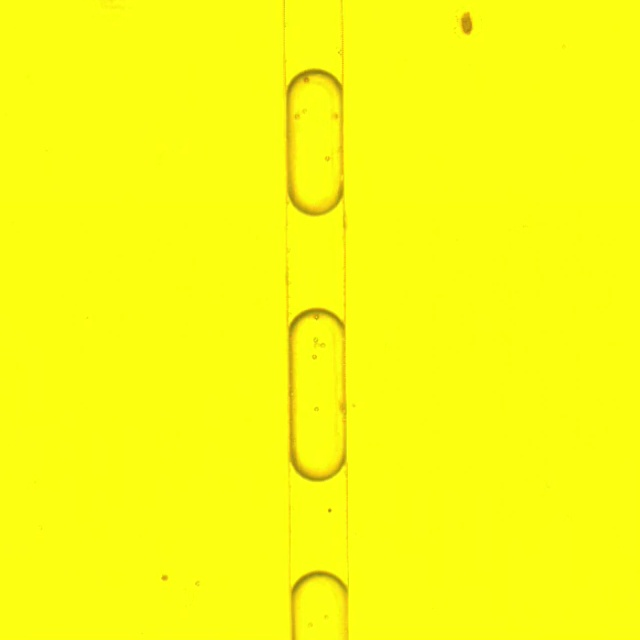
#> input picture data/image/10000.jpg, 640 x 640 px
$ jupyter execute droplet_detection.ipynb
#> lines starting #> are read from the running program, lines starting #| are printed output that depends on the picture; after the words box and inside, x2 and y2 are one past the last pixel; in counts of white or black regions, pixels touching at a corner belong together
[cell 1]
import cv2
import numpy as np
import os
from matplotlib import pyplot as plt

[cell 2]
# We will be previewing images alongthe way, so lets create a function
def previewImg(text,img_preview,grayscale=False):
    #plt.imshow(img_preview)
    if grayscale==False:
        #convert a color image from BGR to RGB before previewing
        plt.imshow(cv2.cvtColor(img_preview, cv2.COLOR_BGR2RGB))
    else:
        #option for Grayscale images
        plt.imshow(cv2.cvtColor(img_preview, cv2.COLOR_GRAY2RGB))
    plt.title(text)
    plt.show()

[cell 3]
#read image
img_example = cv2.imread('data/image/10000.jpg')
#> img_example is the input picture: shape (640, 640, 3); mean B, G, R 17, 253.5, 251.3

# Image - Gray
img_gray=cv2.cvtColor(img_example, cv2.COLOR_BGR2GRAY)
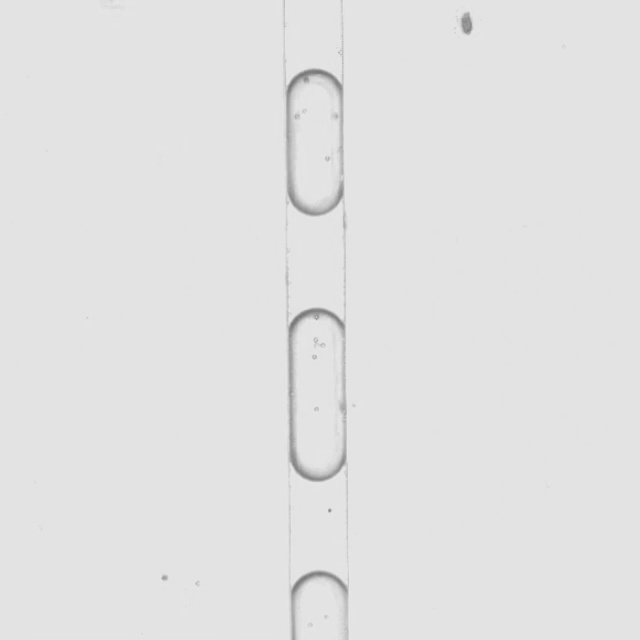
#> img_gray: shape (640, 640); min 117, max 230, mean 225.9

# Diff Blur
diff_gray_blur = cv2.GaussianBlur(img_gray,(5,5),0)

# find otsu's threshold value with OpenCV function
ret, img_tresh = cv2.threshold(diff_gray_blur,0,255,cv2.THRESH_BINARY+cv2.THRESH_OTSU)
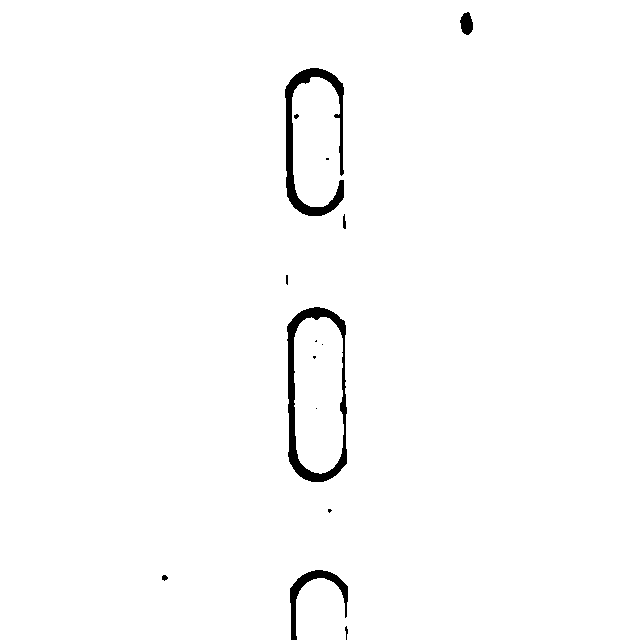
#> img_tresh: shape (640, 640); 98.5% white; 15 black regions (8 under 20 px), largest, box (x1, y1, x2, y2) and area: (287, 307, 347, 482) 2456, (285, 68, 344, 216) 2307, (290, 570, 348, 640) 880
#> ret = 200
previewImg("Otsu Treshold",img_tresh,True)

[cell 4]
arr_cnt, hierarchy = cv2.findContours(img_tresh,
    cv2.RETR_TREE,
    cv2.CHAIN_APPROX_SIMPLE)
#> arr_cnt = 15 contours, 6 with area under 20; largest, box (x1, y1, x2, y2) and area: (0, 0, 640, 640) 407277, (286, 306, 348, 483) 9606, (294, 317, 344, 474) 6774, (284, 67, 345, 217) 2632, (459, 11, 474, 36) 245
# let's copy the example image, so we don't paint over it
img_with_allcontours=img_example.copy()
cv2.drawContours(img_with_allcontours, arr_cnt, -1, (0,255,0), 3)
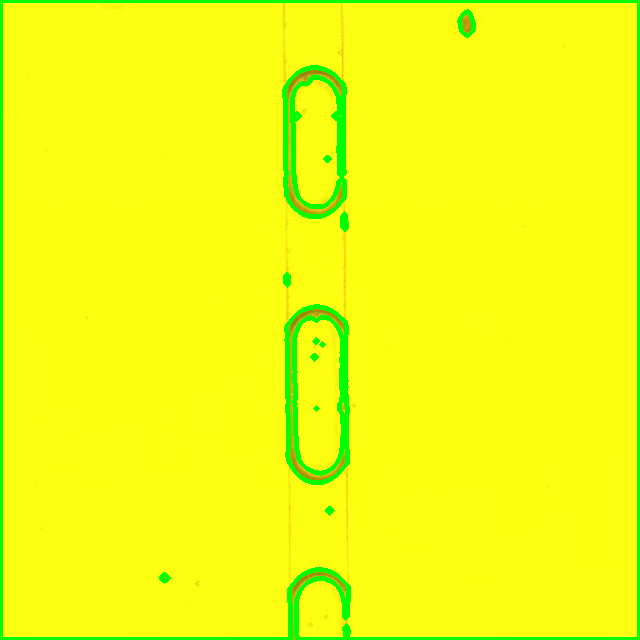
#> img_with_allcontours: shape (640, 640, 3); 4.08% of pixels changed, all inside (x1, y1, x2, y2) = (0, 0, 640, 640)
# cv2.imwrite('result2D/contour.jpg', img_with_allcontours[ 20: 660, 520: 1260])
previewImg('Contours',img_with_allcontours)

[cell 5]
# Just in case, we need to make sure we 'weed out' any contour noise that might generate as images have variations.

# get the dimensions of the image
height, width, channels = img_example.shape
#> height = 640; width = 640; channels = 3

# shorten the variable names
w=width
#> w = 640
h=height
#> h = 640

validcontours=[]
contour_index=-1

# iterate through each contour found
for i in arr_cnt:

    contour_index=contour_index+1
    ca=cv2.contourArea(i)

    # Calculate W/H Ratio of image
    x,y,w,h = cv2.boundingRect(i)
    # [18 lines of commented-out code are left out]
    if ca>1000:

        # DISCARD as noise if W/H ratio > 7 to 1 (1x6 plate is 700px to 100px)
        # the conveyor belt has a join line that sometimes is detected as a contour, this ignores it based on w/h ratio
        # if aspect_ratio<=6:

            # DISCARD if at the Edge
            # if edge_noise==False:
        validcontours.append(contour_index)
#> this loop made 15 passes
#> (ca, x, y, w, h) on passes 1, 2, 3, 4, 5, 7, 9, 10, 11, 12, 13, 14: (407277, 0, 0, 640, 640), (34, 161, 574, 8, 8), (16, 327, 508, 6, 6), (9606.5, 286, 306, 62, 177), (6774, 294, 317, 50, 157), (11, 312, 355, 5, 5), (5.5, 314, 339, 4, 4), (29.5, 285, 274, 4, 12), (50.5, 342, 213, 5, 17), (10, 325, 157, 5, 4), (24.5, 293, 113, 7, 7), (2632, 284, 67, 61, 150)
#> (i, ca, x, y, w, h) on passes 6, 8: ([[315, 408], [316, 407], [317, 408], [316, 409]], 2, 315, 407, 3, 3), ([[321, 344], [322, 343], [323, 344], [322, 345]], 2, 321, 343, 3, 3)
#> after the loop, contour_index = 14; validcontours = [0, 3, 4, 13]

# copy the original picture
img_withcontours=img_example.copy()

# call out if more than 1 valid contour is found
if len(validcontours)>1:
    print("There is more than 1 object in the picture")
else:
    if len(validcontours)==1:
        print("One object detected")
    else:
        print("No objects detected")
        # FYI: code below will most likely error out as it tries to iterate on an array

# it might be possible we have more than 1 validcontour, iterating through them here
# if there is zero contours, this most likely will error out
# for i in validcontours:
#     cv2.drawContours(img_withcontours, arr_cnt,validcontours[i], (0,255,0), 3)
#     previewImg('Contours',img_withcontours)

[cell 6]
# Display a Bounding Rectangle
img_withrectangle=img_example.copy()
count = 0

#ma trận tâm các vật
center = np.array([[0,0]])
for i in validcontours:
    center_obj = []
    x,y,w,h = cv2.boundingRect(arr_cnt[i])
    center_obj = [x+w/2, y+h/2]
    # center = [center, [x+w/2, y+h/2]]
    center = np.append(center, [center_obj], axis=0)
    cv2.rectangle(img_withrectangle,(x,y),(x+w,y+h),(0,255,0),2)
    # previewImg('Bounding Rectangle',img_withrectangle)
    #Draw center rectangle
    img_withrectangle = cv2.circle(img_withrectangle, (int(x+w/2), int(y+h/2)), radius=0, color=(255, 0, 0), thickness=10)

    #ID object
    # image = cv2.putText(img_withrectangle, str(count), (x + 10, y-10), cv2.FONT_HERSHEY_SIMPLEX, 1,
    #              (0, 0, 255), 2, cv2.LINE_AA, False)


    count +=1
#> this loop made 4 passes
#> (i, x, y, w, h, center) on passes 2 to 3: (3, 286, 306, 62, 177, [[0, 0], [320, 320], [317, 394.5]]), (4, 294, 317, 50, 157, [[0, 0], [320, 320], [317, 394.5], [319, 395.5]])
#> (x, y, w, h, center) on pass 1: (0, 0, 640, 640, [[0, 0], [320, 320]])
#> pass 1, `img_withrectangle = cv2.circle(img_withrectangle, (int(x+w/2), int(y+h..`:
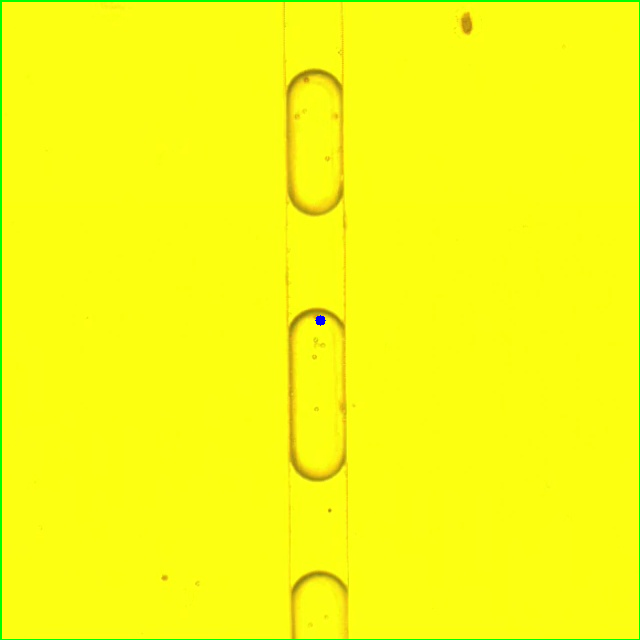
#> img_withrectangle: shape (640, 640, 3); 0.96% of pixels changed, all inside (x1, y1, x2, y2) = (0, 0, 640, 640)
#> pass 2, `img_withrectangle = cv2.circle(img_withrectangle, (int(x+w/2), int(y+h..`:
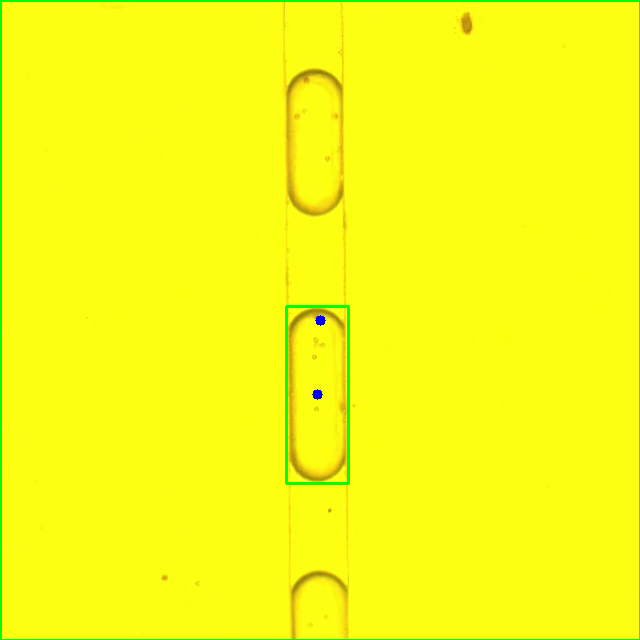
#> img_withrectangle: shape (640, 640, 3); 0.37% of pixels changed, all inside (x1, y1, x2, y2) = (285, 305, 350, 485)
#> pass 3, `img_withrectangle = cv2.circle(img_withrectangle, (int(x+w/2), int(y+h..`:
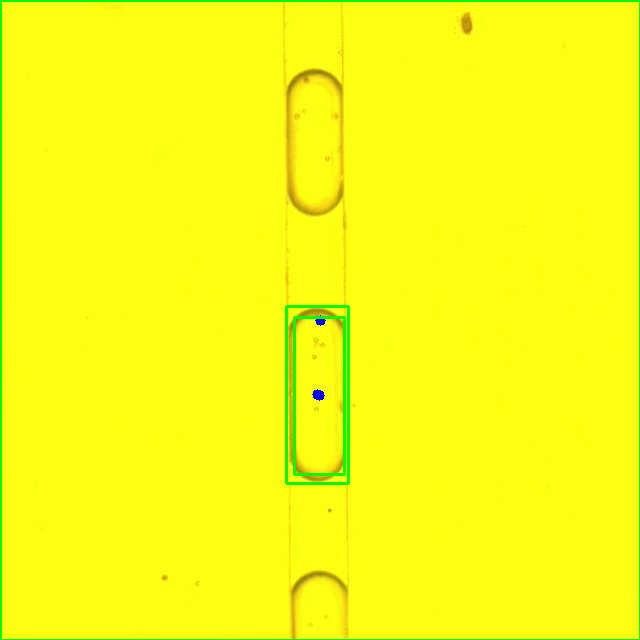
#> img_withrectangle: shape (640, 640, 3); 0.31% of pixels changed, all inside (x1, y1, x2, y2) = (293, 316, 346, 476)
#> after the loop:
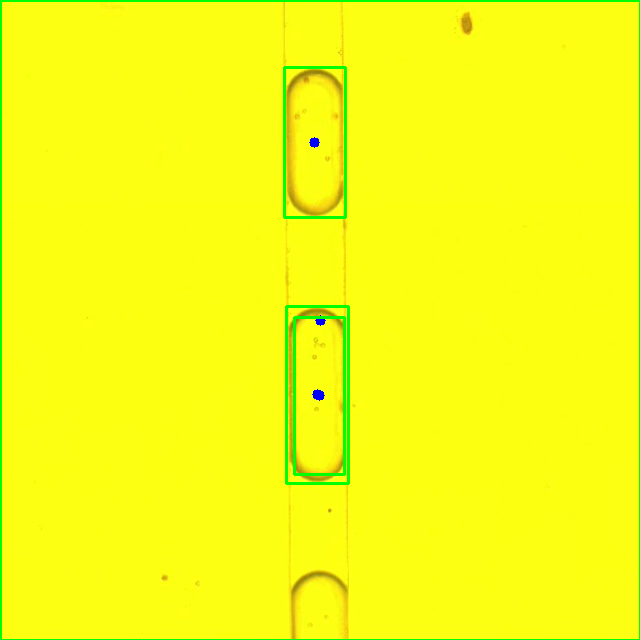
#> img_withrectangle: shape (640, 640, 3); 0.33% of pixels changed, all inside (x1, y1, x2, y2) = (283, 66, 347, 219)
#> after the loop, center = [[0, 0], [320, 320], [317, 394.5], [319, 395.5], [314.5, 142]]; count = 4


previewImg('Bounding Rectangle',img_withrectangle)

$ run again, with data/image/1.jpg copied over data/image/10000.jpg
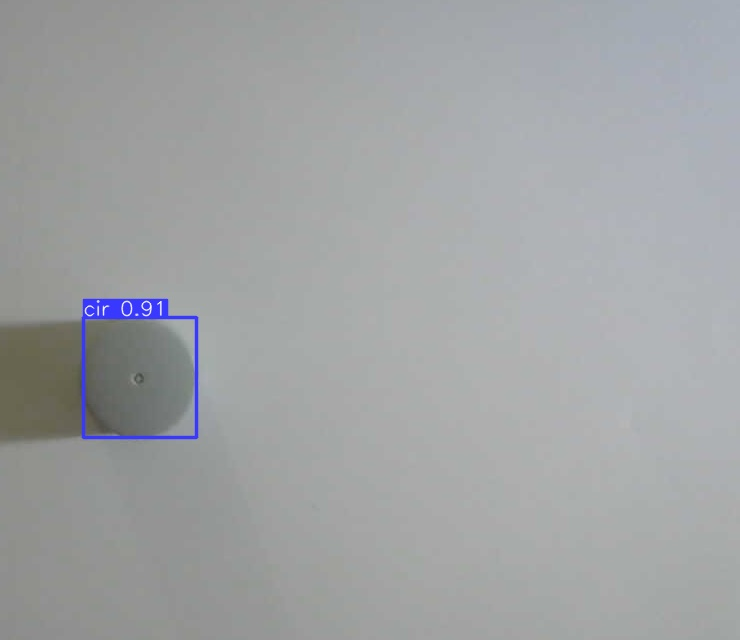
#> input picture data/image/1.jpg, 740 x 640 px
#> img_example is the input picture: shape (640, 740, 3); mean B, G, R 164.1, 162.8, 160.6
#> `ret, img_tresh = cv2.threshold(diff_gray_blur,0,255,cv2.THRESH_BINARY+..`:
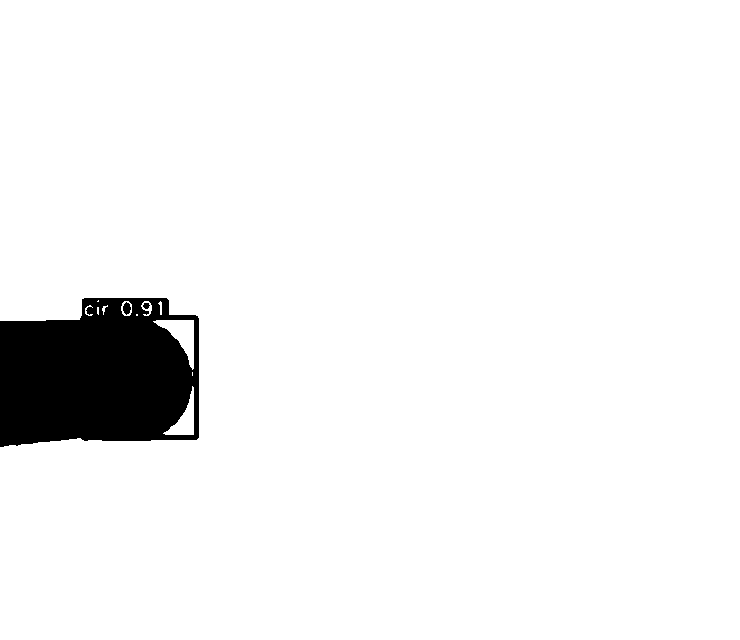
#> img_tresh: shape (640, 740); 94.8% white; 3 black regions, box (x1, y1, x2, y2) and area: (0, 298, 199, 447) 24400, (123, 302, 131, 315) 72, (143, 303, 150, 309) 31
#> ret = 135
#> arr_cnt = 14 contours, 7 with area under 20; largest, box (x1, y1, x2, y2) and area: (0, 0, 740, 640) 445864, (153, 320, 194, 370) 745, (163, 386, 194, 435) 506, (121, 301, 132, 316) 120, (122, 301, 132, 316) 86, (141, 301, 152, 316) 82, (142, 302, 151, 310) 40
#> img_with_allcontours: shape (640, 740, 3); 2.68% of pixels changed, all inside (x1, y1, x2, y2) = (0, 0, 740, 640)
#> the loop `for i in arr_cnt: ` made 14 passes
#> (ca, x, y, w, h) on passes 1, 3, 6, 7, 8, 9, 10, 11: (506.5, 163, 386, 31, 49), (745, 153, 320, 41, 50), (11, 102, 305, 6, 10), (12, 85, 305, 8, 11), (16.5, 158, 301, 4, 14), (81.5, 141, 301, 11, 15), (40, 142, 302, 9, 8), (119.5, 121, 301, 11, 15)
#> after the loop `for i in arr_cnt:`: contour_index = 13; validcontours = [13]
#> the loop `for i in validcontours:` made 1 pass
#> (i, x, y, w, h, center, count) on pass 1: (13, 0, 0, 740, 640, [[0, 0], [370, 320]], 1)
#> pass 1, `img_withrectangle = cv2.circle(img_withrectangle, (int(x+w/2), int(y+h..`:
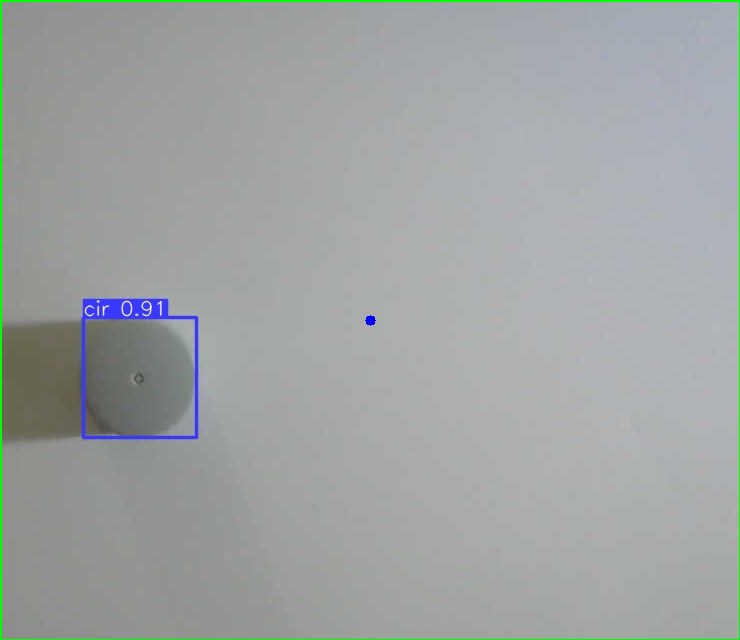
#> img_withrectangle: shape (640, 740, 3); 0.89% of pixels changed, all inside (x1, y1, x2, y2) = (0, 0, 740, 640)
#> after the loop `for i in validcontours:`: count = 1

$ run again, with data/image/20009.jpg copied over data/image/10000.jpg
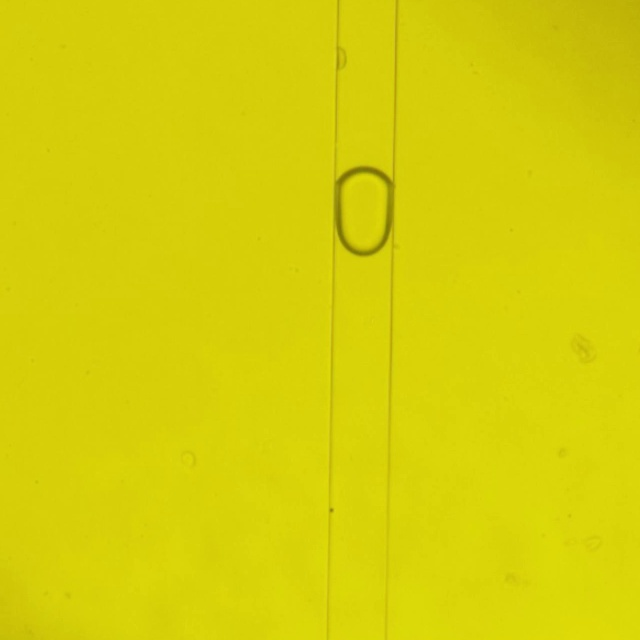
#> input picture data/image/20009.jpg, 640 x 640 px
#> img_example is the input picture: shape (640, 640, 3); mean B, G, R 7.9, 207.3, 214.1
#> `ret, img_tresh = cv2.threshold(diff_gray_blur,0,255,cv2.THRESH_BINARY+..`:
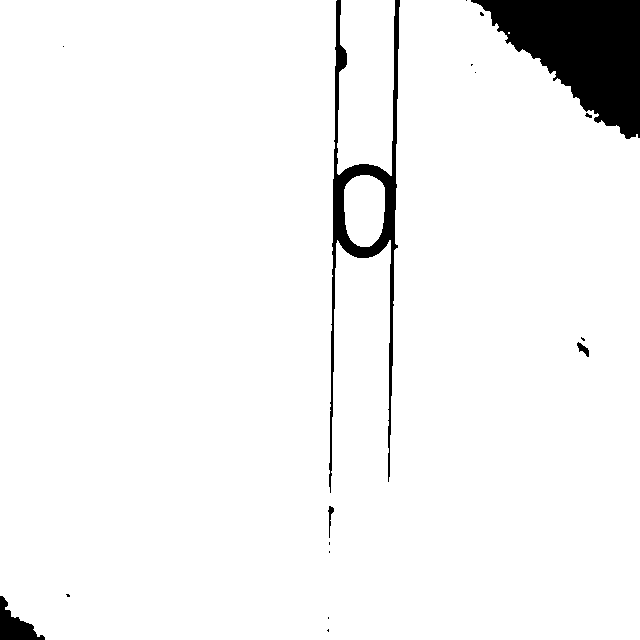
#> img_tresh: shape (640, 640); 95.2% white; 17 black regions (11 under 20 px), largest, box (x1, y1, x2, y2) and area: (471, 0, 640, 139) 12990, (329, 0, 400, 493) 5526, (0, 596, 45, 640) 909, (577, 342, 589, 357) 83, (328, 506, 334, 538) 70, (585, 113, 592, 118) 21
#> ret = 177
#> arr_cnt = 17 contours, 11 with area under 20; largest, box (x1, y1, x2, y2) and area: (0, 0, 640, 640) 376668, (337, 0, 395, 176) 8769, (344, 175, 385, 247) 2426, (327, 505, 335, 539) 103, (576, 341, 590, 358) 102, (584, 112, 593, 119) 30
#> img_with_allcontours: shape (640, 640, 3); 4.6% of pixels changed, all inside (x1, y1, x2, y2) = (0, 0, 640, 640)
#> the loop `for i in arr_cnt: ` made 17 passes
#> (ca, x, y, w, h) on passes 1, 3, 4, 5, 6, 7, 8, 9: (2426, 344, 175, 41, 72), (8769, 337, 0, 58, 176), (376668.5, 0, 0, 640, 640), (7, 326, 628, 4, 5), (4, 327, 616, 3, 4), (14, 65, 593, 6, 5), (4, 328, 550, 3, 4), (6, 328, 541, 3, 5)
#> after the loop `for i in arr_cnt:`: contour_index = 16; validcontours = [0, 2, 3]
#> the loop `for i in validcontours:` made 3 passes
#> (x, y, w, h, center) on passes 1 to 3: (344, 175, 41, 72, [[0, 0], [364.5, 211]]), (337, 0, 58, 176, [[0, 0], [364.5, 211], [366, 88]]), (0, 0, 640, 640, [[0, 0], [364.5, 211], [366, 88], [320, 320]])
#> pass 3, `img_withrectangle = cv2.circle(img_withrectangle, (int(x+w/2), int(y+h..`:
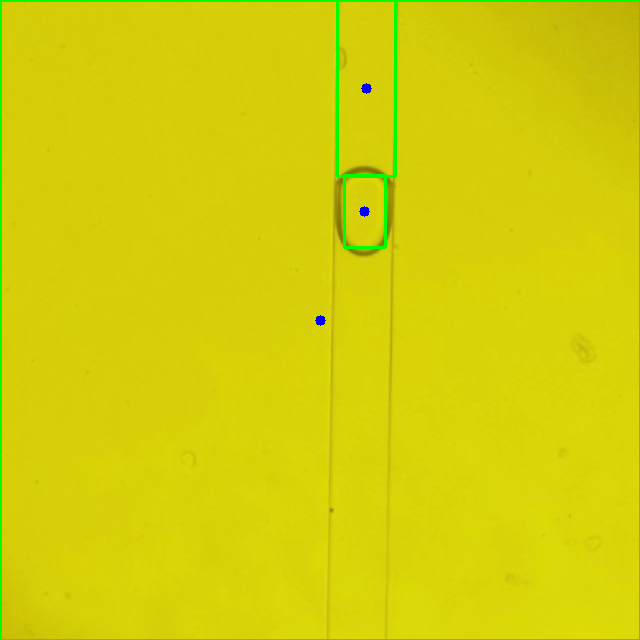
#> img_withrectangle: shape (640, 640, 3); mean B, G, R 7.9, 208, 211.2
#> after the loop `for i in validcontours:`: count = 3
